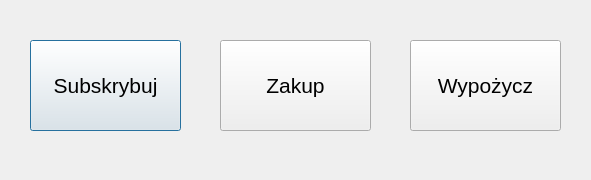
<?xml version="1.0" encoding="UTF-8"?>
<ui version="4.0">
 <class>zakup_window</class>
 <widget class="QDialog" name="zakup_window">
  <property name="geometry">
   <rect>
    <x>0</x>
    <y>0</y>
    <width>591</width>
    <height>180</height>
   </rect>
  </property>
  <property name="windowTitle">
   <string>Form</string>
  </property>
  <widget class="QPushButton" name="pushButton">
   <property name="geometry">
    <rect>
     <x>30</x>
     <y>40</y>
     <width>151</width>
     <height>91</height>
    </rect>
   </property>
   <property name="font">
    <font>
     <pointsize>16</pointsize>
    </font>
   </property>
   <property name="text">
    <string>Subskrybuj</string>
   </property>
  </widget>
  <widget class="QPushButton" name="pushButton_2">
   <property name="geometry">
    <rect>
     <x>220</x>
     <y>40</y>
     <width>151</width>
     <height>91</height>
    </rect>
   </property>
   <property name="font">
    <font>
     <pointsize>16</pointsize>
    </font>
   </property>
   <property name="text">
    <string>Zakup</string>
   </property>
  </widget>
  <widget class="QPushButton" name="pushButton_3">
   <property name="geometry">
    <rect>
     <x>410</x>
     <y>40</y>
     <width>151</width>
     <height>91</height>
    </rect>
   </property>
   <property name="font">
    <font>
     <pointsize>16</pointsize>
     <bold>false</bold>
    </font>
   </property>
   <property name="text">
    <string>Wypożycz</string>
   </property>
  </widget>
 </widget>
 <resources/>
 <connections/>
</ui>
